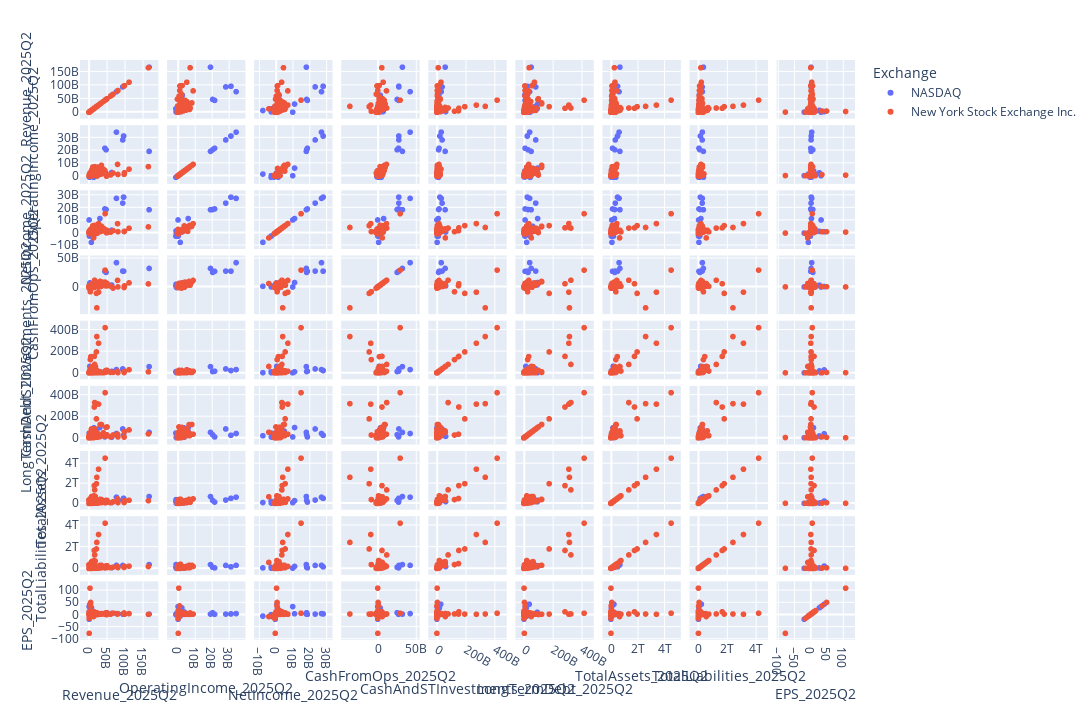

Notebook code cell kept with this figure:
### Code cell
quarter = '2025Q2'
columns = [f'Revenue_{quarter}',
           f'OperatingIncome_{quarter}',
           f'NetIncome_{quarter}',
           f'CashFromOps_{quarter}',
           f'CashAndSTInvestments_{quarter}',
           f'LongTermDebt_{quarter}',
           f'TotalAssets_{quarter}',
           f'TotalLiabilities_{quarter}',
           f'EPS_{quarter}'
          ]

fig = px.scatter_matrix(
    dataset,
    dimensions=columns,
    color='Exchange',
    width=1280, height=720
)
fig.show()

### Figure 1 — Plotly figure (JSON) as saved in the notebook; plotly's stock layout.template omitted (floating-point values rounded to 4 significant figures; data arrays with more than 128 entries replaced by an {"elided": "..."} marker saying what was removed)
{"data": [{"dimensions": [{"axis": {"matches": true}, "label": "Revenue_2025Q2", "values": {"elided": "1176 float values"}}, {"axis": {"matches": true}, "label": "OperatingIncome_2025Q2", "values": {"elided": "1176 float values"}}, {"axis": {"matches": true}, "label": "NetIncome_2025Q2", "values": {"elided": "1176 float values"}}, {"axis": {"matches": true}, "label": "CashFromOps_2025Q2", "values": {"elided": "1176 float values"}}, {"axis": {"matches": true}, "label": "CashAndSTInvestments_2025Q2", "values": {"elided": "1176 float values"}}, {"axis": {"matches": true}, "label": "LongTermDebt_2025Q2", "values": {"elided": "1176 float values"}}, {"axis": {"matches": true}, "label": "TotalAssets_2025Q2", "values": {"elided": "1176 float values"}}, {"axis": {"matches": true}, "label": "TotalLiabilities_2025Q2", "values": {"elided": "1176 float values"}}, {"axis": {"matches": true}, "label": "EPS_2025Q2", "values": {"elided": "1176 float values"}}], "hovertemplate": "Exchange=NASDAQ<br>%{xaxis.title.text}=%{x}<br>%{yaxis.title.text}=%{y}<extra></extra>", "legendgroup": "NASDAQ", "marker": {"color": "#636efa", "symbol": "circle"}, "name": "NASDAQ", "showlegend": true, "type": "splom"}, {"dimensions": [{"axis": {"matches": true}, "label": "Revenue_2025Q2", "values": {"elided": "1294 float values"}}, {"axis": {"matches": true}, "label": "OperatingIncome_2025Q2", "values": {"elided": "1294 float values"}}, {"axis": {"matches": true}, "label": "NetIncome_2025Q2", "values": {"elided": "1294 float values"}}, {"axis": {"matches": true}, "label": "CashFromOps_2025Q2", "values": {"elided": "1294 float values"}}, {"axis": {"matches": true}, "label": "CashAndSTInvestments_2025Q2", "values": {"elided": "1294 float values"}}, {"axis": {"matches": true}, "label": "LongTermDebt_2025Q2", "values": {"elided": "1294 float values"}}, {"axis": {"matches": true}, "label": "TotalAssets_2025Q2", "values": {"elided": "1294 float values"}}, {"axis": {"matches": true}, "label": "TotalLiabilities_2025Q2", "values": {"elided": "1294 float values"}}, {"axis": {"matches": true}, "label": "EPS_2025Q2", "values": {"elided": "1294 float values"}}], "hovertemplate": "Exchange=New York Stock Exchange Inc.<br>%{xaxis.title.text}=%{x}<br>%{yaxis.title.text}=%{y}<extra></extra>", "legendgroup": "New York Stock Exchange Inc.", "marker": {"color": "#EF553B", "symbol": "circle"}, "name": "New York Stock Exchange Inc.", "showlegend": true, "type": "splom"}], "layout": {"dragmode": "select", "height": 720, "legend": {"title": {"text": "Exchange"}, "tracegroupgap": 0}, "margin": {"t": 60}, "width": 1280}}
